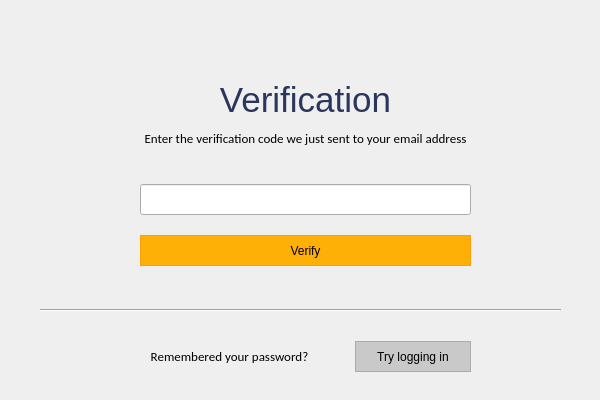
<?xml version="1.0" encoding="UTF-8"?>
<ui version="4.0">
 <class>Dialog</class>
 <widget class="QDialog" name="Dialog">
  <property name="geometry">
   <rect>
    <x>0</x>
    <y>0</y>
    <width>600</width>
    <height>400</height>
   </rect>
  </property>
  <property name="minimumSize">
   <size>
    <width>600</width>
    <height>400</height>
   </size>
  </property>
  <property name="maximumSize">
   <size>
    <width>600</width>
    <height>400</height>
   </size>
  </property>
  <property name="windowTitle">
   <string>AIDS – Verification</string>
  </property>
  <property name="windowIcon">
   <iconset>
    <normaloff>../Resources/logo_svg.svg</normaloff>../Resources/logo_svg.svg</iconset>
  </property>
  <widget class="QLabel" name="lbl_error">
   <property name="geometry">
    <rect>
     <x>140</x>
     <y>140</y>
     <width>331</width>
     <height>51</height>
    </rect>
   </property>
   <property name="font">
    <font>
     <family>Calibri</family>
     <pointsize>9</pointsize>
    </font>
   </property>
   <property name="styleSheet">
    <string notr="true"/>
   </property>
   <property name="text">
    <string/>
   </property>
   <property name="alignment">
    <set>Qt::AlignCenter</set>
   </property>
  </widget>
  <widget class="Line" name="line">
   <property name="geometry">
    <rect>
     <x>40</x>
     <y>295</y>
     <width>521</width>
     <height>31</height>
    </rect>
   </property>
   <property name="orientation">
    <enum>Qt::Horizontal</enum>
   </property>
  </widget>
  <widget class="QWidget" name="layoutWidget_2">
   <property name="geometry">
    <rect>
     <x>110</x>
     <y>340</y>
     <width>361</width>
     <height>33</height>
    </rect>
   </property>
   <layout class="QHBoxLayout" name="remember_layout">
    <item>
     <widget class="QLabel" name="lbl_remember">
      <property name="font">
       <font>
        <family>Calibri</family>
        <pointsize>10</pointsize>
       </font>
      </property>
      <property name="text">
       <string>Remembered your password?</string>
      </property>
      <property name="alignment">
       <set>Qt::AlignCenter</set>
      </property>
     </widget>
    </item>
    <item>
     <widget class="QPushButton" name="btn_forgot">
      <property name="minimumSize">
       <size>
        <width>116</width>
        <height>31</height>
       </size>
      </property>
      <property name="maximumSize">
       <size>
        <width>116</width>
        <height>31</height>
       </size>
      </property>
      <property name="font">
       <font>
        <family>Helvetica</family>
       </font>
      </property>
      <property name="styleSheet">
       <string notr="true">QPushButton {
color: rgb(0, 0, 0);
background-color: rgb(201, 201, 201);
border: 1.2px solid #ABABAB;
outline: none;}

QPushButton:hover{
color: rgb(255, 255, 255);
background-color: rgb(171, 171, 171);
outline: none;
border: none;
}

QPushButton:pressed{
color: rgb(255, 255, 255);
background-color: rgb(129, 129, 129);
outline: none;
border: none;
}


</string>
      </property>
      <property name="text">
       <string>Try logging in</string>
      </property>
     </widget>
    </item>
   </layout>
  </widget>
  <widget class="QWidget" name="layoutWidget">
   <property name="geometry">
    <rect>
     <x>140</x>
     <y>170</y>
     <width>333</width>
     <height>111</height>
    </rect>
   </property>
   <layout class="QVBoxLayout" name="form_layout">
    <item>
     <widget class="QLineEdit" name="txt_verCode">
      <property name="minimumSize">
       <size>
        <width>331</width>
        <height>31</height>
       </size>
      </property>
      <property name="maximumSize">
       <size>
        <width>331</width>
        <height>31</height>
       </size>
      </property>
      <property name="styleSheet">
       <string notr="true">padding-left: 4px;</string>
      </property>
     </widget>
    </item>
    <item>
     <widget class="QPushButton" name="btn_verify">
      <property name="sizePolicy">
       <sizepolicy hsizetype="Minimum" vsizetype="Fixed">
        <horstretch>0</horstretch>
        <verstretch>0</verstretch>
       </sizepolicy>
      </property>
      <property name="minimumSize">
       <size>
        <width>331</width>
        <height>31</height>
       </size>
      </property>
      <property name="maximumSize">
       <size>
        <width>331</width>
        <height>31</height>
       </size>
      </property>
      <property name="styleSheet">
       <string notr="true">QPushButton {
background-color: rgb(255, 176, 6);
border: 1.2px solid #ff9d07;
outline: none;}

QPushButton:hover{
background-color: rgb(255, 157, 7);
outline: none;
border: none;
}

QPushButton:pressed{
background-color: rgb(254, 140, 8);
outline: none;
border: none;
}


</string>
      </property>
      <property name="text">
       <string>Verify</string>
      </property>
     </widget>
    </item>
   </layout>
  </widget>
  <widget class="QWidget" name="layoutWidget_3">
   <property name="geometry">
    <rect>
     <x>130</x>
     <y>80</y>
     <width>351</width>
     <height>71</height>
    </rect>
   </property>
   <layout class="QVBoxLayout" name="title_layout">
    <item>
     <widget class="QLabel" name="lbl_verification">
      <property name="font">
       <font>
        <family>Helvetica</family>
        <pointsize>26</pointsize>
       </font>
      </property>
      <property name="styleSheet">
       <string notr="true"/>
      </property>
      <property name="text">
       <string>&lt;html&gt;&lt;head/&gt;&lt;body&gt;&lt;p&gt;&lt;span style=&quot; color:#2c365d;&quot;&gt;Verification&lt;/span&gt;&lt;/p&gt;&lt;/body&gt;&lt;/html&gt;</string>
      </property>
      <property name="alignment">
       <set>Qt::AlignCenter</set>
      </property>
     </widget>
    </item>
    <item>
     <widget class="QLabel" name="lbl_sub1">
      <property name="font">
       <font>
        <family>Calibri</family>
        <pointsize>10</pointsize>
       </font>
      </property>
      <property name="styleSheet">
       <string notr="true"/>
      </property>
      <property name="text">
       <string>Enter the verification code we just sent to your email address</string>
      </property>
      <property name="alignment">
       <set>Qt::AlignCenter</set>
      </property>
     </widget>
    </item>
   </layout>
  </widget>
 </widget>
 <resources/>
 <connections/>
</ui>
